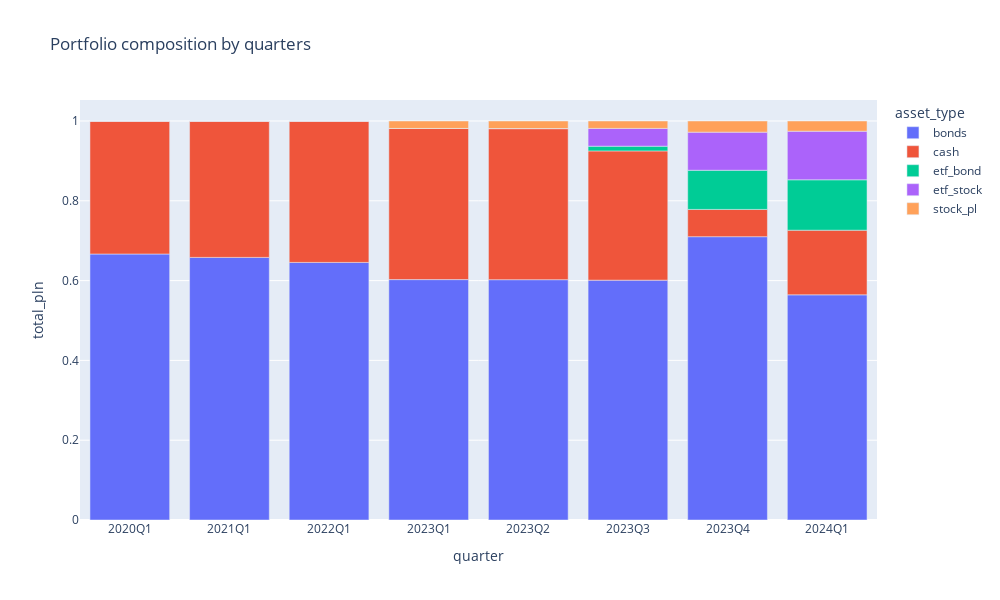

Write notebook code for a chart like this one.
### Code cell
fig = px.bar(df_plot, x="quarter", y="total_pln", color="asset_type", title="Portfolio composition by quarters")

fig.update_layout(
    autosize=False,
    width=1000,
    height=600,
    # paper_bgcolor="LightSteelBlue",
)

fig.show()

### Figure 1 — Plotly figure (JSON) as saved in the notebook; plotly's stock layout.template omitted (floating-point values rounded to 4 significant figures)
{"data": [{"alignmentgroup": "True", "hovertemplate": "asset_type=bonds<br>quarter=%{x}<br>total_pln=%{y}<extra></extra>", "legendgroup": "bonds", "marker": {"color": "#636efa", "pattern": {"shape": ""}}, "name": "bonds", "offsetgroup": "bonds", "orientation": "v", "showlegend": true, "textposition": "auto", "type": "bar", "x": ["2020Q1", "2021Q1", "2022Q1", "2023Q1", "2023Q2", "2023Q3", "2023Q4", "2024Q1"], "xaxis": "x", "y": [0.6667, 0.6581, 0.6456, 0.6025, 0.6023, 0.6011, 0.7101, 0.5644], "yaxis": "y"}, {"alignmentgroup": "True", "hovertemplate": "asset_type=cash<br>quarter=%{x}<br>total_pln=%{y}<extra></extra>", "legendgroup": "cash", "marker": {"color": "#EF553B", "pattern": {"shape": ""}}, "name": "cash", "offsetgroup": "cash", "orientation": "v", "showlegend": true, "textposition": "auto", "type": "bar", "x": ["2020Q1", "2021Q1", "2022Q1", "2023Q1", "2023Q2", "2023Q3", "2023Q4", "2024Q1"], "xaxis": "x", "y": [0.3333, 0.3419, 0.3544, 0.3788, 0.3787, 0.324, 0.06833, 0.1619], "yaxis": "y"}, {"alignmentgroup": "True", "hovertemplate": "asset_type=etf_bond<br>quarter=%{x}<br>total_pln=%{y}<extra></extra>", "legendgroup": "etf_bond", "marker": {"color": "#00cc96", "pattern": {"shape": ""}}, "name": "etf_bond", "offsetgroup": "etf_bond", "orientation": "v", "showlegend": true, "textposition": "auto", "type": "bar", "x": ["2020Q1", "2021Q1", "2022Q1", "2023Q1", "2023Q2", "2023Q3", "2023Q4", "2024Q1"], "xaxis": "x", "y": [0, 0, 0, 0, 0, 0.01181, 0.09816, 0.1263], "yaxis": "y"}, {"alignmentgroup": "True", "hovertemplate": "asset_type=etf_stock<br>quarter=%{x}<br>total_pln=%{y}<extra></extra>", "legendgroup": "etf_stock", "marker": {"color": "#ab63fa", "pattern": {"shape": ""}}, "name": "etf_stock", "offsetgroup": "etf_stock", "orientation": "v", "showlegend": true, "textposition": "auto", "type": "bar", "x": ["2020Q1", "2021Q1", "2022Q1", "2023Q1", "2023Q2", "2023Q3", "2023Q4", "2024Q1"], "xaxis": "x", "y": [0, 0, 0, 0, 0, 0.0446, 0.09547, 0.1217], "yaxis": "y"}, {"alignmentgroup": "True", "hovertemplate": "asset_type=stock_pl<br>quarter=%{x}<br>total_pln=%{y}<extra></extra>", "legendgroup": "stock_pl", "marker": {"color": "#FFA15A", "pattern": {"shape": ""}}, "name": "stock_pl", "offsetgroup": "stock_pl", "orientation": "v", "showlegend": true, "textposition": "auto", "type": "bar", "x": ["2020Q1", "2021Q1", "2022Q1", "2023Q1", "2023Q2", "2023Q3", "2023Q4", "2024Q1"], "xaxis": "x", "y": [0, 0, 0, 0.01866, 0.01896, 0.01854, 0.02797, 0.02561], "yaxis": "y"}], "layout": {"autosize": false, "barmode": "relative", "height": 600, "legend": {"title": {"text": "asset_type"}, "tracegroupgap": 0}, "title": {"text": "Portfolio composition by quarters"}, "width": 1000, "xaxis": {"anchor": "y", "autorange": true, "domain": [0, 1], "range": [-0.5, 7.5], "title": {"text": "quarter"}, "type": "category"}, "yaxis": {"anchor": "x", "autorange": true, "domain": [0, 1], "range": [0, 1.053], "title": {"text": "total_pln"}, "type": "linear"}}}
